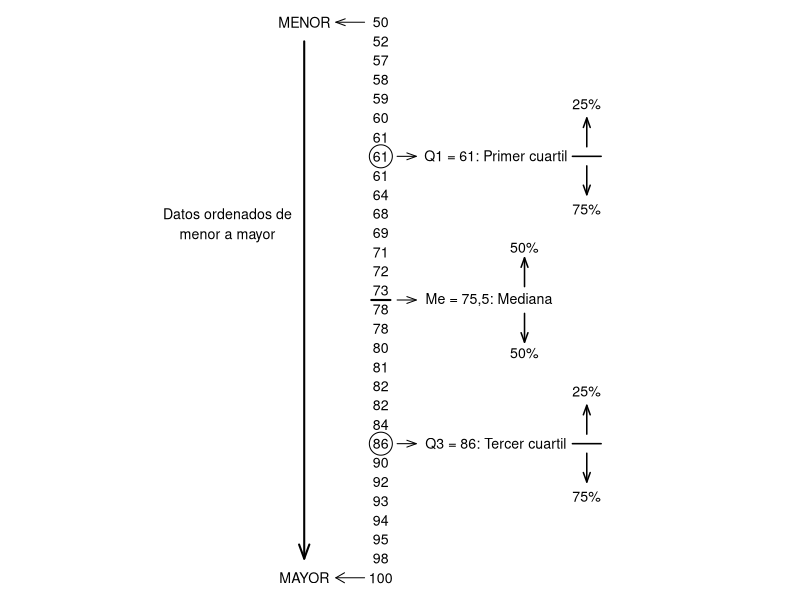

Here is the R script that generated this plot:
library("plotrix")

# 
png(file="cuartiles.png",width=1800, height=1700, res = 275)
x <- 1
y <- 1
c = 4
k = 0.85
par(mar=c(0, 0, 0, 0))
plot(x, y, asp=1, ylim=c(1, 30), xlim=c(0, 10), ylab="", xlab="", col = "white", yaxt = 'n', xaxt='n', frame.plot = FALSE)
t = c("100", "98", "95", "94", "93", "92", "90", "86",
      "84", "82", "82", "81", "80", "78", "78", 
      "73", "72", "71", "69", "68", "64", "61", "61",
      "61", "60", "59", "58", "57", "52", "50")
for (i in 1:30)
text(c, i, t[i], cex=k)

text(c-4, 30, "MENOR", cex=k)
text(c-4, 1, "MAYOR", cex=k)
arrows(c-0.85, 30, c-2.35, 30, length = 0.1, angle = 20,
       code = 2)
arrows(c-0.85, 1, c-2.35, 1, length = 0.1, angle = 30,
       code = 2)

arrows(c-4, 29, c-4, 2, length = 0.15, angle = 20,
       code = 2, lwd = 2)
text(c-8, 20, "Datos ordenados de", cex=k)
text(c-8, 18.8, "menor a mayor", cex=k)

draw.circle(c, 8, 0.6)
draw.circle(c, 23, 0.6)
segments(c-0.5, 15.5, c+0.5, 15.5, lwd = 2)
arrows(c+0.85, 23, c+1.85, 23, length = 0.1, angle = 20,
       code = 2)
text(c+6, 23, "Q1 = 61: Primer cuartil", cex=k)

arrows(c+0.85, 8, c+1.85, 8, length = 0.1, angle = 20,
       code = 2)
text(c+6, 8, "Q3 = 86: Tercer cuartil", cex=k)

arrows(c+0.85, 15.5, c+1.85, 15.5, length = 0.1, angle = 20,
       code = 2)
text(c+5.65, 15.5, "Me = 75,5: Mediana", cex=k)

segments(c+10, 23, c+11.5, lwd = 1.5)
segments(c+10, 8, c+11.5, lwd = 1.5)

arrows (c+10.75, 23.5, c+10.75, 25, length = 0.1, angle = 20, lwd = 1.5, code = 2)
arrows (c+10.75, 22.5, c+10.75, 21, length = 0.1, angle = 20, lwd = 1.5, code = 2)

arrows (c+10.75, 8.5, c+10.75, 10, length = 0.1, angle = 20, lwd = 1.5, code = 2)
arrows (c+10.75, 7.5, c+10.75, 6, length = 0.1, angle = 20, lwd = 1.5, code = 2)

arrows (c+7.5, 16.2, c+7.5, 17.7, length = 0.1, angle = 20, lwd = 1.5, code = 2)
arrows (c+7.5, 14.8, c+7.5, 13.3, length = 0.1, angle = 20, lwd = 1.5, code = 2)

text(c+10.75, 25.75, "25%", cex = k)
text(c+10.75, 20.25, "75%", cex = k)

text(c+7.5, 18.25, "50%", cex = k)
text(c+7.5, 12.75, "50%", cex = k)

text(c+10.75, 10.75, "25%", cex = k)
text(c+10.75, 5.25, "75%", cex = k)

dev.off()
